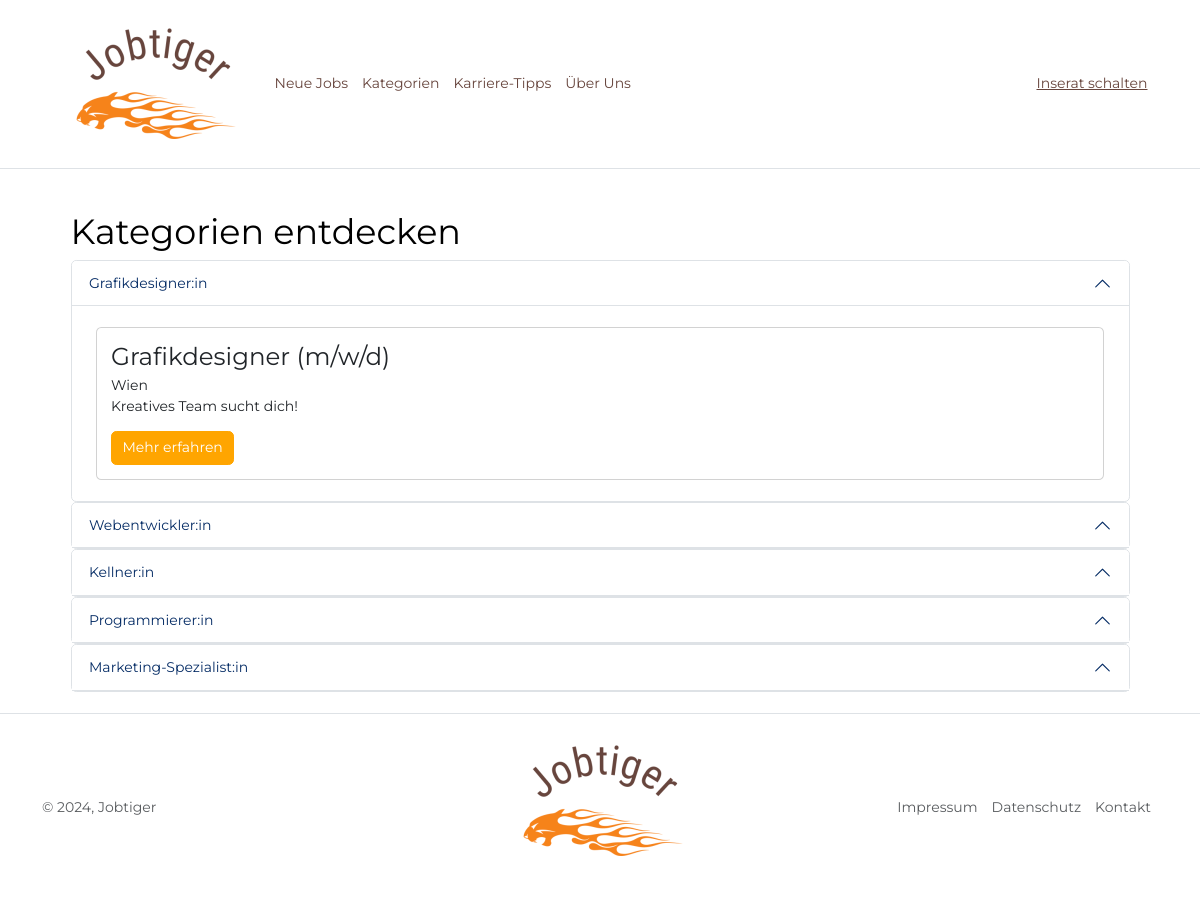
/alle-kategorien.php, run on the app's committed database.
### tables this page shows
CREATE TABLE `kategorien` (
  `id` int(10) UNSIGNED NOT NULL,
  `kategorie` varchar(255) NOT NULL
);

CREATE TABLE `jobs` (
  `id` int(10) UNSIGNED NOT NULL,
  `titel` varchar(255) NOT NULL,
  `beschreibung` varchar(255) NOT NULL,
  `qualifikation` varchar(255) NOT NULL,
  `dienstort` varchar(255) NOT NULL,
  `stundenausmass` varchar(255) NOT NULL,
  `gehalt` varchar(255) NOT NULL,
  `kategorie_id` int(10) UNSIGNED NOT NULL,
  `benutzer_id` int(10) UNSIGNED NOT NULL,
  `datum` datetime NOT NULL DEFAULT current_timestamp(),
  `sichtbar` varchar(10) NOT NULL DEFAULT 'ja',
  `aenderungsdatum` datetime NOT NULL DEFAULT current_timestamp()
);

### setup.php (called while the page is built, shortened)
<?php
spl_autoload_register(
    function (string $klasse) {
        $prefix = "WIFI\\Jobportal\\";
        $basis = __DIR__ . "/";
        $laenge = strlen($prefix);
        $klasse_ohne_prefix = substr($klasse, $laenge);
        $datei = $basis . $klasse_ohne_prefix . ".php";
        $datei = str_replace("\\", "/", $datei);
    }
);

### Fdb/Mysql.php (called while the page is built, shortened)
<?php
class Mysql {
    private static ?Mysql $instanz = null;
    public static function getInstanz(): Mysql {
        if (!self::$instanz) {
            self::$instanz = new Mysql();
        }
        return self::$instanz;
    }
    private \mysqli $db;
    public function verbinden() {
        $this->db = new \mysqli(MYSQL_HOST, MYSQL_USER, MYSQL_PASSWORT, MYSQL_DATENBANK);
        $this->db->set_charset('utf8mb4');
    }
    public function query(string $input): \mysqli_result|bool {
        $ergebnis = $this->db->query($input);
        return $ergebnis;
    }
}

### alle-kategorien.php (the view, shortened to what this page needs)
<?php
include "kopf-frontend.php";
include "setup.php";
$db = Mysql::getInstanz();
echo "<main>
<div class='container'>
    <div class='inner-wrapper'>
        <h1>Kategorien entdecken</h1>";
$ergebnis_kategorien = $db->query("SELECT id, kategorie FROM kategorien");
if ($ergebnis_kategorien->num_rows == 0) {
    echo "<p>Es wurden leider keine Kategorien gefunden!</p>";
} else {
    $first = true;
    while ($kategorie = $ergebnis_kategorien->fetch_assoc()) {
        $kategorie_id = $kategorie['id'];
        $kategorie_name = $kategorie['kategorie'];
        echo "<div class='accordion' id='accordion$kategorie_id'>";
        echo "<div class='accordion-item'>";
        echo "<h2 class='accordion-header' id='heading$kategorie_id'>";
        echo "<button class='accordion-button' type='button' data-bs-toggle='collapse' data-bs-target='#collapse$kategorie_id' aria-expanded='" . ($first ? "true" : "false") . "' aria-controls='collapse$kategorie_id'>";
        echo $kategorie_name;
        echo "</button></h2>";
        echo "<div id='collapse$kategorie_id' class='accordion-collapse collapse " . ($first ? "show" : "") . "' aria-labelledby='heading$kategorie_id' data-bs-parent='#accordion$kategorie_id'>";
        echo "<div class='accordion-body'>";
        $ergebnis_jobs = $db->query("SELECT id, titel, dienstort, beschreibung FROM jobs WHERE kategorie_id = '$kategorie_id' AND sichtbar = 'ja' ORDER BY datum ASC");
        if ($ergebnis_jobs->num_rows == 0) {
            echo "<p>Es wurden leider keine passenden Jobs in dieser Kategorie gefunden!</p>";
        } else {
            while ($row = $ergebnis_jobs->fetch_assoc()) {
                $job_id = $row['id'];
                echo "<div class='card m-2'>";
                echo "<div class='card-body'>";
                echo "<h3 class='card-title'>" . htmlspecialchars($row["titel"]) . "</h3>";
                echo "<p class='card-subtitle'>" . htmlspecialchars($row["dienstort"]) . "</p>";
                echo "<p class='card-text'>" . htmlspecialchars($row["beschreibung"]) . "</p>";
                echo "<a href='job_detail.php?id={$job_id}' class='btn btn-primary'>Mehr erfahren</a>";
                echo "</div></div>";
            }
        }
        echo "</div></div></div></div>";
        $first = false;
    }
}
echo "</div></div></main>";
include "fuss.php";
?>

### css/style.css (style rules this page uses)
:root { --primary: orange; --dark-brown: #67453d; }
html, body { margin: 0; padding: 0; font-family: Montserrat; font-size: 14px; color: var(--text-color); }
main { position: relative; }
html * { box-sizing: border-box; }
.inner-wrapper { padding-left: 30px; padding-right: 30px; margin-left: auto; margin-right: auto; max-width: 1400px; }
.btn-primary { background-color: var(--primary) !important; border-color: var(--primary) !important; }
.accordion-button { background-color: #fff !important; }

### data on the page
kategorien: kategorie "Grafikdesigner:in"
jobs: titel "Grafikdesigner (m/w/d)", dienstort "Wien", beschreibung "Kreatives Team sucht dich!"
kategorien: kategorie "Webentwickler:in"
kategorien: kategorie "Kellner:in"
kategorien: kategorie "Programmierer:in"
kategorien: kategorie "Marketing-Spezialist:in"
